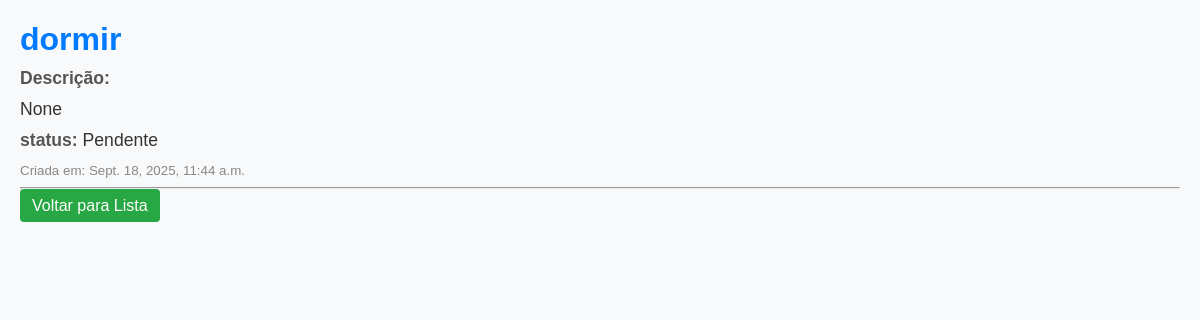
The page /tarefas/2/ on the database its author committed.
### tarefas/models.py (models this page shows, shortened)
class Tarefa(models.Model):
    titulo = models.CharField(max_length=200)
    descricao = models.TextField(blank = True, null = True)
    data_criacao = models.DateTimeField(auto_now_add = True)
    cocluida = models.BooleanField(default = False)

### tarefas/views.py (the view)
# urls.py: path('<int:tarefa_id>/', views.detalhe_tarefa, name = "detalhe_tarefa"),
def detalhe_tarefa(request, tarefa_id):
    tarefa= get_object_or_404 (Tarefa, pk=tarefa_id)
    return render(request, 'tarefas/detalhe.html', {'tarefa':tarefa})

### tarefas/templates/tarefas/detalhe.html (shortened to what this page needs)
<!DOCTYPE html>
<html lang="pt-br">
<head>
    {% load static %}
    <link rel="stylesheet" href="{% static 'detalhe/detalhe.css' %}">
</head>
<body>
    <h1>{{tarefa.titulo}}</h1>
    <p><strong>Descrição:</strong>{{tarefa.descricao|linebreaks}}</p>
    <p><strong>status:</strong>{% if tarefa.concluida %} Concluida{% else %} Pendente{% endif %}</p>
    <small>Criada em: {{tarefa.data_criacao}}</small>
    <hr>
    <a href="{% url 'lista_tarefas' %}"> Voltar para Lista </a>
</body>
</html>

### tarefas/static/detalhe/detalhe.css (style rules this page uses)
body { font-family: Arial, sans-serif; background-color: #f8f9fa; color: #333; margin: 20px; }
h1 { color: #007bff; font-size: 2em; margin-bottom: 10px; }
p { font-size: 1.1em; margin: 10px 0; }
strong { color: #555; }
small { color: #888; }
a { text-decoration: none; color: #ffffff; background-color: #28a745; padding: 8px 12px; border-radius: 4px; }

### rows shown on the page
Tarefa: titulo "dormir", descricao "None", data_criacao "Sept. 18, 2025, 11:44 a.m."
